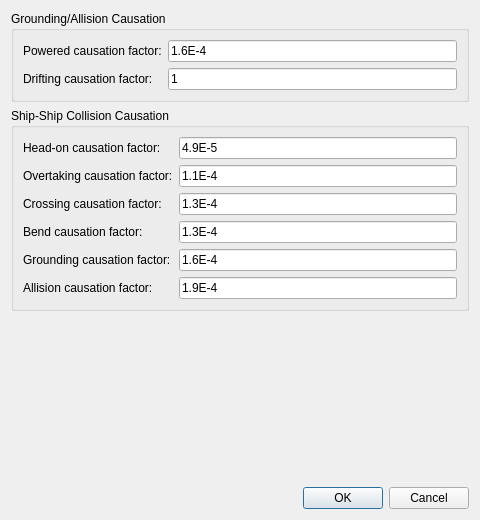
<?xml version="1.0" encoding="UTF-8"?>
<ui version="4.0">
 <class>CausationFactors</class>
 <widget class="QDialog" name="CausationFactors">
  <property name="geometry">
   <rect>
    <x>0</x>
    <y>0</y>
    <width>480</width>
    <height>520</height>
   </rect>
  </property>
  <property name="windowTitle">
   <string>Causation Factors</string>
  </property>
  <layout class="QVBoxLayout" name="mainLayout">
   <item>
    <widget class="QGroupBox" name="groupBoxGrounding">
     <property name="title">
      <string>Grounding/Allision Causation</string>
     </property>
     <layout class="QFormLayout" name="formLayout">
      <property name="fieldGrowthPolicy">
       <enum>QFormLayout::ExpandingFieldsGrow</enum>
      </property>
      <item row="0" column="0">
       <widget class="QLabel" name="label_20">
        <property name="text">
         <string>Powered causation factor:</string>
        </property>
       </widget>
      </item>
      <item row="0" column="1">
       <widget class="QLineEdit" name="lePoweredPc">
        <property name="text">
         <string>1.6E-4</string>
        </property>
       </widget>
      </item>
      <item row="1" column="0">
       <widget class="QLabel" name="label_21">
        <property name="text">
         <string>Drifting causation factor:</string>
        </property>
       </widget>
      </item>
      <item row="1" column="1">
       <widget class="QLineEdit" name="leDriftingPc">
        <property name="text">
         <string>1</string>
        </property>
       </widget>
      </item>
     </layout>
    </widget>
   </item>
   <item>
    <widget class="QGroupBox" name="groupBoxCollision">
     <property name="title">
      <string>Ship-Ship Collision Causation</string>
     </property>
     <layout class="QFormLayout" name="formLayout_2">
      <property name="fieldGrowthPolicy">
       <enum>QFormLayout::ExpandingFieldsGrow</enum>
      </property>
      <item row="0" column="0">
       <widget class="QLabel" name="labelHeadOnCf">
        <property name="text">
         <string>Head-on causation factor:</string>
        </property>
       </widget>
      </item>
      <item row="0" column="1">
       <widget class="QLineEdit" name="leHeadOnCf">
        <property name="text">
         <string>4.9E-5</string>
        </property>
       </widget>
      </item>
      <item row="1" column="0">
       <widget class="QLabel" name="labelOvertakingCf">
        <property name="text">
         <string>Overtaking causation factor:</string>
        </property>
       </widget>
      </item>
      <item row="1" column="1">
       <widget class="QLineEdit" name="leOvertakingCf">
        <property name="text">
         <string>1.1E-4</string>
        </property>
       </widget>
      </item>
      <item row="2" column="0">
       <widget class="QLabel" name="labelCrossingCf">
        <property name="text">
         <string>Crossing causation factor:</string>
        </property>
       </widget>
      </item>
      <item row="2" column="1">
       <widget class="QLineEdit" name="leCrossingCf">
        <property name="text">
         <string>1.3E-4</string>
        </property>
       </widget>
      </item>
      <item row="3" column="0">
       <widget class="QLabel" name="labelBendCf">
        <property name="text">
         <string>Bend causation factor:</string>
        </property>
       </widget>
      </item>
      <item row="3" column="1">
       <widget class="QLineEdit" name="leBendCf">
        <property name="text">
         <string>1.3E-4</string>
        </property>
       </widget>
      </item>
      <item row="4" column="0">
       <widget class="QLabel" name="labelGroundingCf">
        <property name="text">
         <string>Grounding causation factor:</string>
        </property>
       </widget>
      </item>
      <item row="4" column="1">
       <widget class="QLineEdit" name="leGroundingCf">
        <property name="text">
         <string>1.6E-4</string>
        </property>
       </widget>
      </item>
      <item row="5" column="0">
       <widget class="QLabel" name="labelAllisionCf">
        <property name="text">
         <string>Allision causation factor:</string>
        </property>
       </widget>
      </item>
      <item row="5" column="1">
       <widget class="QLineEdit" name="leAllisionCf">
        <property name="text">
         <string>1.9E-4</string>
        </property>
       </widget>
      </item>
     </layout>
    </widget>
   </item>
   <item>
    <spacer name="verticalSpacer">
     <property name="orientation">
      <enum>Qt::Vertical</enum>
     </property>
     <property name="sizeHint" stdset="0">
      <size>
       <width>20</width>
       <height>40</height>
      </size>
     </property>
    </spacer>
   </item>
   <item>
    <widget class="QDialogButtonBox" name="buttonBox">
     <property name="orientation">
      <enum>Qt::Horizontal</enum>
     </property>
     <property name="standardButtons">
      <set>QDialogButtonBox::Cancel|QDialogButtonBox::Ok</set>
     </property>
    </widget>
   </item>
  </layout>
 </widget>
 <resources/>
 <connections>
  <connection>
   <sender>buttonBox</sender>
   <signal>accepted()</signal>
   <receiver>CausationFactors</receiver>
   <slot>accept()</slot>
   <hints>
    <hint type="sourcelabel">
     <x>248</x>
     <y>254</y>
    </hint>
    <hint type="destinationlabel">
     <x>157</x>
     <y>274</y>
    </hint>
   </hints>
  </connection>
  <connection>
   <sender>buttonBox</sender>
   <signal>rejected()</signal>
   <receiver>CausationFactors</receiver>
   <slot>reject()</slot>
   <hints>
    <hint type="sourcelabel">
     <x>316</x>
     <y>260</y>
    </hint>
    <hint type="destinationlabel">
     <x>286</x>
     <y>274</y>
    </hint>
   </hints>
  </connection>
 </connections>
</ui>
